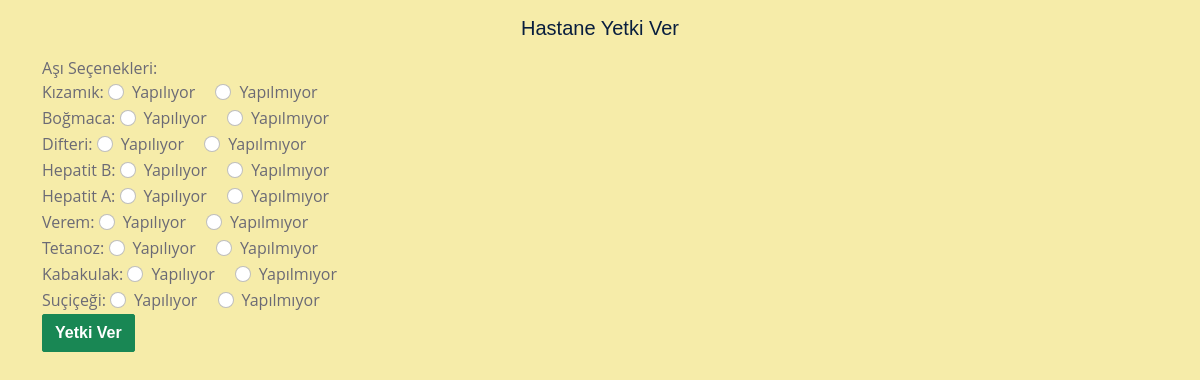
/admin/yetki_ver.php?id=2, run on the app's committed database.
### tables this page shows
CREATE TABLE `asilar` (
  `id` int(11) NOT NULL,
  `asi_adi` varchar(100) NOT NULL
);

### admin/yetki_ver.php (the view, shortened to what this page needs)
<?php
include ("../baglanti.php");
if (isset($_GET['id']) && is_numeric($_GET['id'])) {
    $kullanici_id = intval($_GET['id']);
    $sorgu = "SELECT * FROM kullanici_hastane WHERE id='$kullanici_id'";
    $sonuc = mysqli_query($baglanti, $sorgu);
    $hastane_bilgisi = mysqli_fetch_assoc($sonuc);
    $asilar_sorgu = "SELECT * FROM asilar";
    $asilar_sonuc = mysqli_query($baglanti, $asilar_sorgu);
}
?>
<!DOCTYPE html>
<html lang="tr">
<head>
    <link href="assets/css/bootstrap.min.css" rel="stylesheet">
    <link href="assets/css/style.css" rel="stylesheet">
</head>
<body>
    <div class="container">
        <h5 class="text-center my-3">Hastane Yetki Ver</h5>
        <form method="post">
            <div class="form-group">
                <label>Aşı Seçenekleri:</label>
                <div>
                    <?php while ($asi_row = mysqli_fetch_assoc($asilar_sonuc)): ?>
                        <?php $asi_adi_gorunur = str_replace('_', ' ', $asi_row['asi_adi']); ?>
                        <div>
                            <label for="asi_<?= $asi_row['asi_adi'] ?>"><?= htmlspecialchars($asi_adi_gorunur) ?>:</label>
                            <div class="form-check form-check-inline">
                                <input class="form-check-input" type="radio" name="asi_<?= $asi_row['asi_adi'] ?>" id="asi_<?= $asi_row['asi_adi'] ?>_1" value="1" <?= isset($hastane_bilgisi[$asi_row['asi_adi']]) && $hastane_bilgisi[$asi_row['asi_adi']] == 1 ? 'checked' : '' ?>>
                                <label class="form-check-label" for="asi_<?= $asi_row['asi_adi'] ?>_1">Yapılıyor</label>
                            </div>
                            <div class="form-check form-check-inline">
                                <input class="form-check-input" type="radio" name="asi_<?= $asi_row['asi_adi'] ?>" id="asi_<?= $asi_row['asi_adi'] ?>_0" value="0" <?= isset($hastane_bilgisi[$asi_row['asi_adi']]) && $hastane_bilgisi[$asi_row['asi_adi']] == 0 ? 'checked' : '' ?>>
                                <label class="form-check-label" for="asi_<?= $asi_row['asi_adi'] ?>_0">Yapılmıyor</label>
                            </div>
                        </div>
                    <?php endwhile; ?>
                </div>
            </div>
            <button name="yetki_ver" class="btn btn-success">Yetki Ver</button>
        </form>
    </div>
</body>
</html>

### admin/assets/css/style.css (style rules this page uses)
:root { --primary: #0B666A; --secondary: #F57E57; --light: #F6ECA9; --dark: #071952; }
h5, h6, .font-weight-medium { font-weight: 500 !important; }
.btn { font-family: 'Jost', sans-serif; font-weight: 600; transition: .5s; }

### data on the page
asilar: asi_adi "Kızamık", asi_adi "☐ Yapılıyor", asi_adi "☐ Yapılmıyor"
asilar: asi_adi "Boğmaca", asi_adi "☐ Yapılıyor", asi_adi "☐ Yapılmıyor"
asilar: asi_adi "Difteri", asi_adi "☐ Yapılıyor", asi_adi "☐ Yapılmıyor"
asilar: asi_adi "Hepatit B", asi_adi "☐ Yapılıyor", asi_adi "☐ Yapılmıyor"
asilar: asi_adi "Hepatit A", asi_adi "☐ Yapılıyor", asi_adi "☐ Yapılmıyor"
asilar: asi_adi "Verem", asi_adi "☐ Yapılıyor", asi_adi "☐ Yapılmıyor"
asilar: asi_adi "Tetanoz", asi_adi "☐ Yapılıyor", asi_adi "☐ Yapılmıyor"
asilar: asi_adi "Kabakulak", asi_adi "☐ Yapılıyor", asi_adi "☐ Yapılmıyor"
asilar: asi_adi "Suçiçeği", asi_adi "☐ Yapılıyor", asi_adi "☐ Yapılmıyor"
